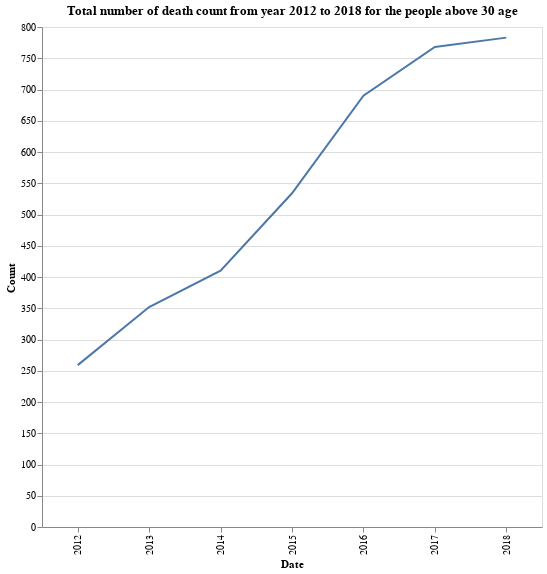

Notebook cell for this chart:
### Code cell
Dataframe |>
@vlplot(
    :line,
    x=:Date,
    y=:Count,
    width=500,
    height=500,
    title= "Total number of death count from year 2012 to 2018 for the people above 30 age"
)

### Figure 1 — Vega-Lite specification as saved in the notebook (floating-point values rounded to 4 significant figures)
{"data": {"values": [{"Count": 352, "Date": "2013"}, {"Count": 259, "Date": "2012"}, {"Count": 534, "Date": "2015"}, {"Count": 690, "Date": "2016"}, {"Count": 410, "Date": "2014"}, {"Count": 783, "Date": "2018"}, {"Count": 768, "Date": "2017"}]}, "encoding": {"x": {"field": "Date", "type": "nominal"}, "y": {"field": "Count", "type": "quantitative"}}, "height": 500, "mark": "line", "title": "Total number of death count from year 2012 to 2018 for the people above 30 age", "width": 500}
